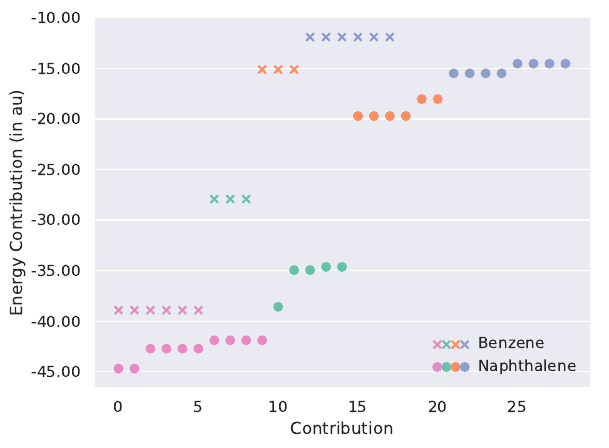

Source code (Python):
#!/usr/bin/env python

import copy
import numpy as np
import matplotlib
matplotlib.use('Agg')
import matplotlib.pyplot as plt
from matplotlib.ticker import MaxNLocator, FormatStrFormatter
from matplotlib.legend_handler import HandlerLineCollection, HandlerTuple
import seaborn as sns

c6h6_hf_ibo = np.sort(np.array([
-38.808,
-15.200,
-28.005,
-11.930,
-38.808,
-28.005,
-11.930,
-38.808,
-15.200,
-11.930,
-38.808,
-28.005,
-11.930,
-38.808,
-15.200,
-11.930,
-38.808,
-11.930
]))

c10h8_hf_ibo = np.sort(np.array([
-42.611,
-34.850,
-19.786,
-15.509,
-41.780,
-18.120,
-14.550,
-41.780,
-34.850,
-14.550,
-42.611,
-19.786,
-15.509,
-44.581,
-38.770,
-19.786,
-44.581,
-19.786,
-42.611,
-34.850,
-15.509,
-41.780,
-18.120,
-14.550,
-41.780,
-34.850,
-14.550,
-42.611,
-15.509
]))

n_core_c6h6 = 6
n_c_c_double_c6h6 = 3
n_c_c_single_c6h6 = 3
n_c_h_c6h6 = 6
n_core_c10h8 = 10
n_c_c_double_c10h8 = 5
n_c_c_single_c10h8 = 6
n_c_h_c10h8 = 8

sns.set(style='darkgrid', font='DejaVu Sans')

fig, ax = plt.subplots()

palette = sns.color_palette('Set2')

c6h6_ibo_core = ax.scatter(np.arange(n_core_c6h6), \
                           c6h6_hf_ibo[:n_core_c6h6], \
                           s=30, marker='x', color=palette[3])
c6h6_ibo_core_fake = ax.scatter(n_core_c6h6, \
                                 c6h6_hf_ibo[n_core_c6h6], \
                                 s=30, marker='x', color=palette[3])
c6h6_ibo_c_c_double = ax.scatter(np.arange(n_core_c6h6, (n_core_c6h6 + n_c_c_double_c6h6)), \
                                  c6h6_hf_ibo[n_core_c6h6:(n_core_c6h6 + n_c_c_double_c6h6)], \
                                  s=30, marker='x', color=palette[0])
c6h6_ibo_c_c_single = ax.scatter(np.arange((n_core_c6h6 + n_c_c_double_c6h6), \
                                            (n_core_c6h6 + n_c_c_double_c6h6 + n_c_c_single_c6h6)), \
                                  c6h6_hf_ibo[(n_core_c6h6 + n_c_c_double_c6h6):(n_core_c6h6 + n_c_c_double_c6h6 + n_c_c_single_c6h6)], \
                                  s=30, marker='x', color=palette[1])
c6h6_ibo_c_h = ax.scatter(np.arange((n_core_c6h6 + n_c_c_double_c6h6 + n_c_c_single_c6h6), \
                                     (n_core_c6h6 + n_c_c_double_c6h6 + n_c_c_single_c6h6 + n_c_h_c6h6)), \
                           c6h6_hf_ibo[(n_core_c6h6 + n_c_c_double_c6h6 + n_c_c_single_c6h6):(n_core_c6h6 + n_c_c_double_c6h6 + n_c_c_single_c6h6 + n_c_h_c6h6)], \
                           s=30, marker='x', color=palette[2])
c10h8_ibo_core = ax.scatter(np.arange(n_core_c10h8), \
                            c10h8_hf_ibo[:n_core_c10h8], \
                            s=150, marker='.', color=palette[3])
c10h8_ibo_core_fake = ax.scatter(n_core_c10h8, \
                                  c10h8_hf_ibo[n_core_c10h8], \
                                  s=150, marker='.', color=palette[3])
c10h8_ibo_c_c_double = ax.scatter(np.arange(n_core_c10h8, (n_core_c10h8 + n_c_c_double_c10h8)), \
                                   c10h8_hf_ibo[n_core_c10h8:(n_core_c10h8 + n_c_c_double_c10h8)], \
                                   s=150, marker='.', color=palette[0])
c10h8_ibo_c_c_single = ax.scatter(np.arange((n_core_c10h8 + n_c_c_double_c10h8), \
                                             (n_core_c10h8 + n_c_c_double_c10h8 + n_c_c_single_c10h8)), \
                                   c10h8_hf_ibo[(n_core_c10h8 + n_c_c_double_c10h8):(n_core_c10h8 + n_c_c_double_c10h8 + n_c_c_single_c10h8)], \
                                   s=150, marker='.', color=palette[1])
c10h8_ibo_c_h = ax.scatter(np.arange((n_core_c10h8 + n_c_c_double_c10h8 + n_c_c_single_c10h8), \
                                      (n_core_c10h8 + n_c_c_double_c10h8 + n_c_c_single_c10h8 + n_c_h_c10h8)), \
                            c10h8_hf_ibo[(n_core_c10h8 + n_c_c_double_c10h8 + n_c_c_single_c10h8):(n_core_c10h8 + n_c_c_double_c10h8 + n_c_c_single_c10h8 + n_c_h_c10h8)], \
                            s=150, marker='.', color=palette[2])
ax.xaxis.grid(False)
ax.yaxis.set_major_formatter(FormatStrFormatter('%.2f'))
ax.xaxis.set_major_formatter(FormatStrFormatter('%d'))
ax.set_xlabel('Contribution')
ax.set_ylabel('Energy Contribution (in au)')
ax.legend([(c6h6_ibo_core_fake, c6h6_ibo_c_c_double, c6h6_ibo_c_c_single, c6h6_ibo_c_h), \
            (c10h8_ibo_core_fake, c10h8_ibo_c_c_double, c10h8_ibo_c_c_single, c10h8_ibo_c_h)], \
            ['Benzene', 'Naphthalene'], loc='lower right', frameon=False, \
            numpoints=1, handler_map={tuple: HandlerTuple(ndivide=None)})

sns.despine()
plt.savefig('c6h6_c10h8_hf.pdf', bbox_inches = 'tight', dpi=1000)

